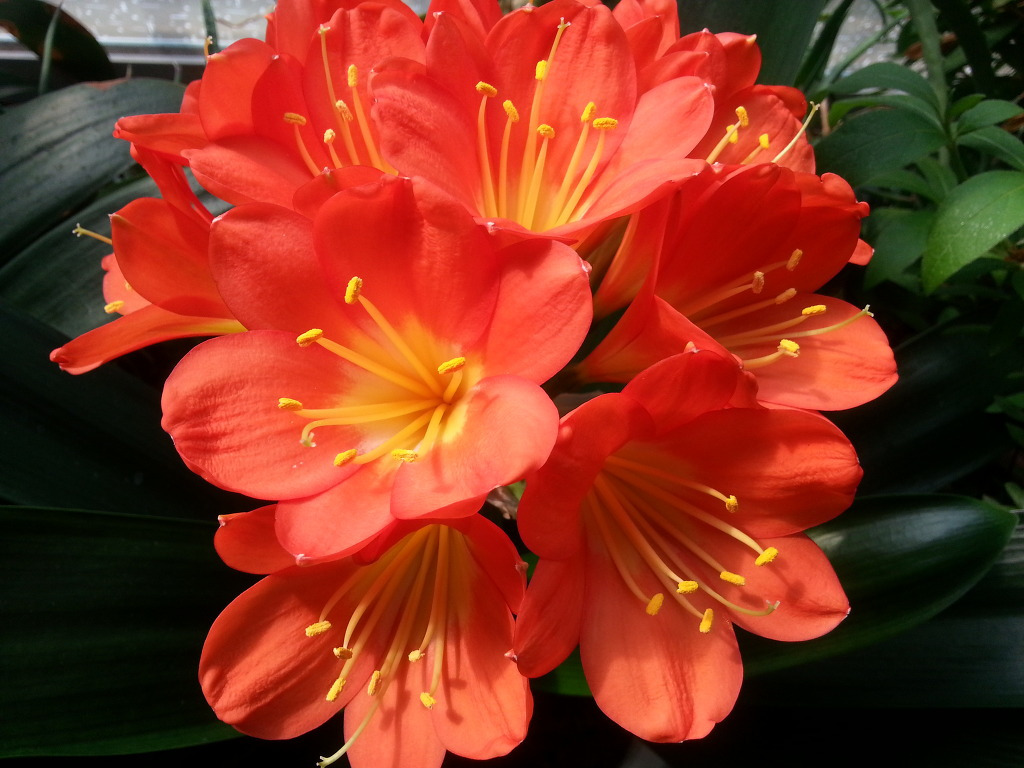
//> input picture resource/flower1.jpg, 1024 x 768 px
$ ./1201_histogram   (built with g++ and OpenCV 4)
//> lines starting //> are read from the running program, lines starting //| are printed output that depends on the picture
// [23 lines of licence text are left out]

#include <opencv2/opencv.hpp>
#include <iostream>

int main() {
    // 이미지 읽기 (그레이스케일로)
    cv::Mat img1 = cv::imread("./resource/flower1.jpg", cv::IMREAD_GRAYSCALE);
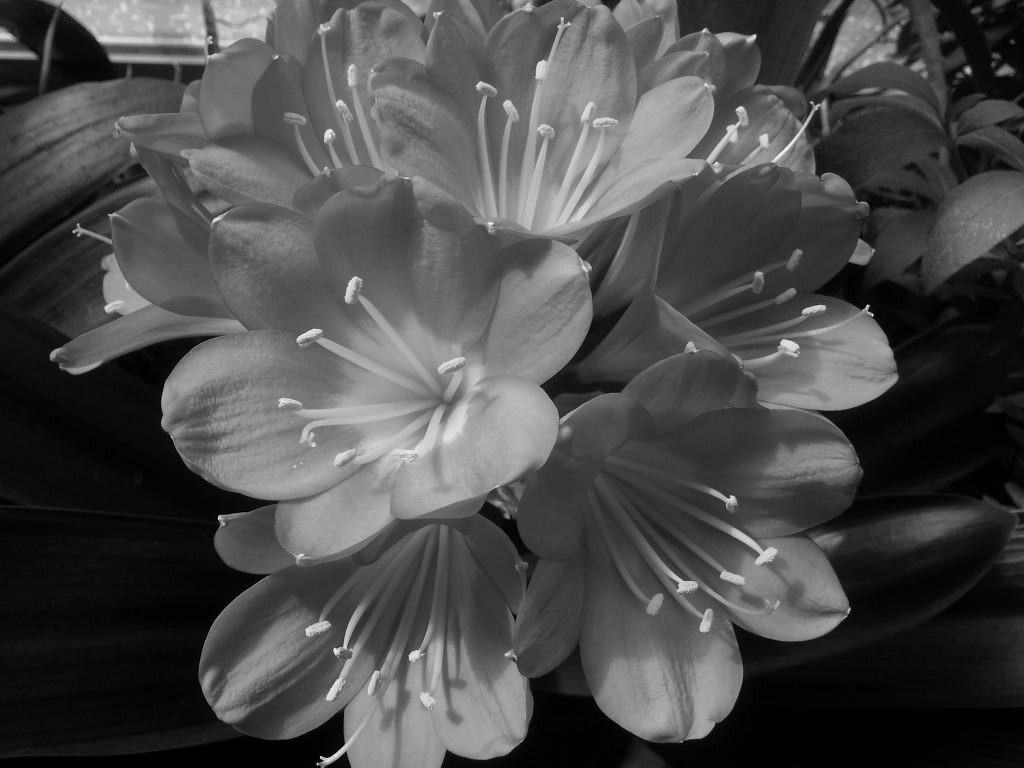
//> img1: 768 rows x 1024 cols, CV_8UC1; min 0, max 245, mean 74.8
    cv::Mat img2 = cv::imread("./resource/flower2.jpg", cv::IMREAD_GRAYSCALE);
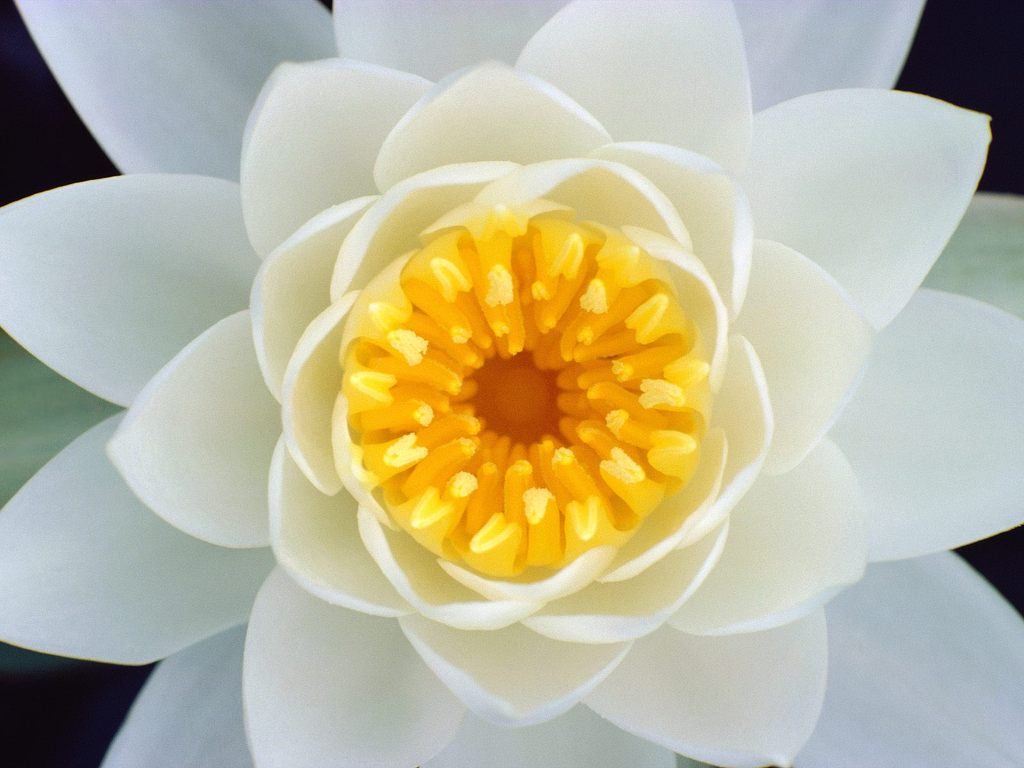
//> input picture resource/flower2.jpg, 1024 x 768 px
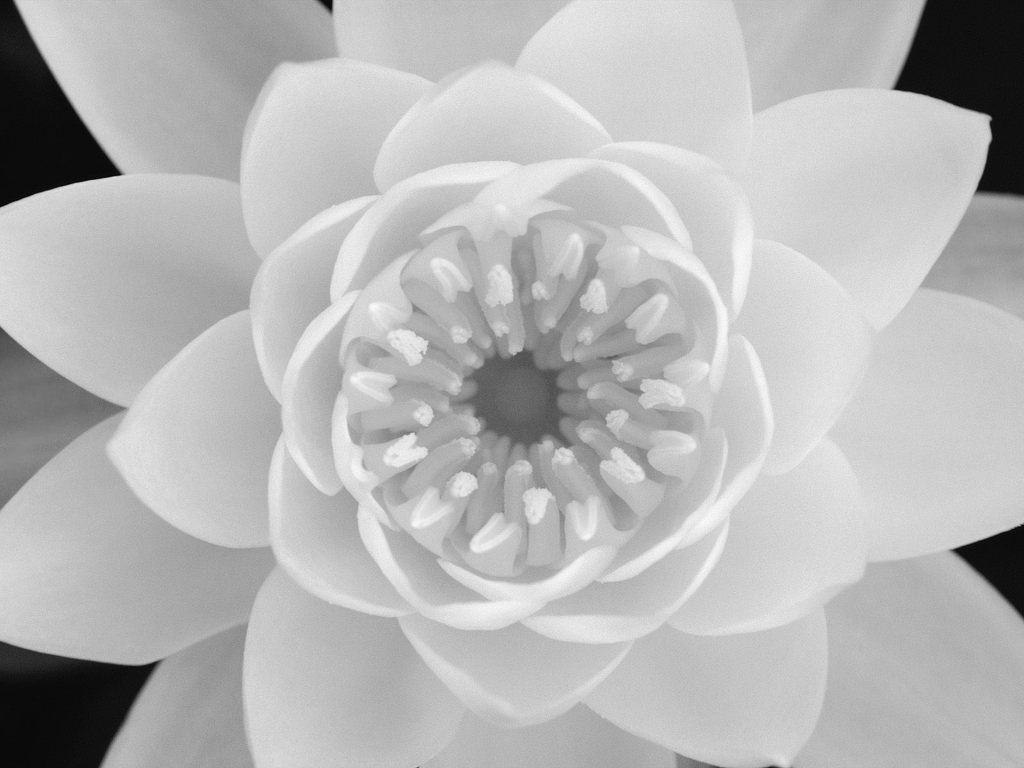
//> img2: 768 rows x 1024 cols, CV_8UC1; min 0, max 251, mean 182.4

    if (img1.empty() || img2.empty()) {
        std::cerr << "Error: Unable to load images!" << std::endl;
        return 1;
    }

    // 히스토그램 계산
    int histSize = 256; // 히스토그램 bin 크기
    float range[] = { 0, 256 }; // 픽셀 값 범위
    const float* histRange = { range };

    cv::Mat hist1, hist2;
    cv::calcHist(&img1, 1, 0, cv::Mat(), hist1, 1, &histSize, &histRange);
//> hist1 = 256 values, max 17528 at index 1, min 0 at index 243, mean 3072
    cv::calcHist(&img2, 1, 0, cv::Mat(), hist2, 1, &histSize, &histRange);
//> hist2 = 256 values, max 15380 at index 208, min 0 at index 252, mean 3072

    // 히스토그램 정규화 (0-255 범위로)
    cv::normalize(hist1, hist1, 0, 255, cv::NORM_MINMAX);
//> hist1 = 256 values, max 255 at index 1, min 0 at index 243, mean 44.69
    cv::normalize(hist2, hist2, 0, 255, cv::NORM_MINMAX);
//> hist2 = 256 values, max 255 at index 208, min 0 at index 252, mean 50.93

    // 히스토그램을 시각화하기 위한 이미지 생성
    int histImageWidth = 512;  // 히스토그램 너비
    int histImageHeight = 400; // 히스토그램 높이
    int binWidth = cvRound((double)histImageWidth / histSize);

    cv::Mat histImage(histImageHeight, histImageWidth, CV_8UC3, cv::Scalar(0, 0, 0));

    // 히스토그램 데이터 그리기
    for (int i = 1; i < histSize; i++) {
        cv::line(histImage,
            cv::Point(binWidth * (i - 1), histImageHeight - cvRound(hist1.at<float>(i - 1))),
            cv::Point(binWidth * i, histImageHeight - cvRound(hist1.at<float>(i))),
            cv::Scalar(0, 0, 255), 2, 8, 0); // 빨간색 (img1 히스토그램)

        cv::line(histImage,
            cv::Point(binWidth * (i - 1), histImageHeight - cvRound(hist2.at<float>(i - 1))),
            cv::Point(binWidth * i, histImageHeight - cvRound(hist2.at<float>(i))),
            cv::Scalar(0, 255, 0), 2, 8, 0); // 초록색 (img2 히스토그램)
    }
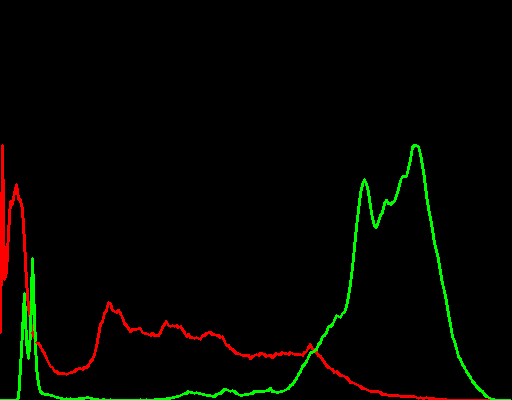
//> histImage: 400 rows x 512 cols, CV_8UC3; mean B, G, R 0, 4.5, 3.8

    // 결과 표시
    cv::imshow("Image 1", img1);
    cv::imshow("Image 2", img2);
    cv::imshow("Histogram", histImage);

    // 키 입력 대기
    cv::waitKey(0);
    cv::destroyAllWindows();

    return 0;
}
